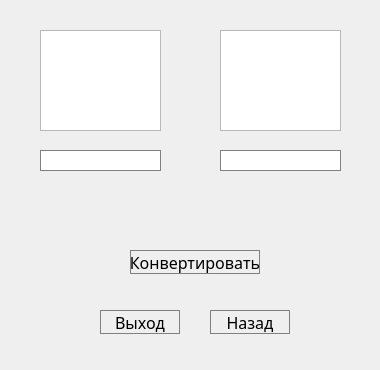
<?xml version="1.0" encoding="UTF-8"?>
<ui version="4.0">
 <class>conv_temp</class>
 <widget class="QWidget" name="conv_temp">
  <property name="geometry">
   <rect>
    <x>0</x>
    <y>0</y>
    <width>380</width>
    <height>370</height>
   </rect>
  </property>
  <property name="minimumSize">
   <size>
    <width>380</width>
    <height>370</height>
   </size>
  </property>
  <property name="maximumSize">
   <size>
    <width>380</width>
    <height>370</height>
   </size>
  </property>
  <property name="windowTitle">
   <string>Form</string>
  </property>
  <widget class="QPushButton" name="t_return">
   <property name="geometry">
    <rect>
     <x>210</x>
     <y>310</y>
     <width>80</width>
     <height>24</height>
    </rect>
   </property>
   <property name="maximumSize">
    <size>
     <width>90</width>
     <height>24</height>
    </size>
   </property>
   <property name="font">
    <font>
     <family>Ubuntu Mono</family>
     <pointsize>12</pointsize>
    </font>
   </property>
   <property name="styleSheet">
    <string notr="true">QPushButton {
   border: 1px solid gray;
}
QPushButton:pressed {
    background-color: qlineargradient(x1: 0, y1: 0, x2: 0, y2: 1,
                                      stop: 0 #dadbde, stop: 1 #f6f7fa);
}</string>
   </property>
   <property name="text">
    <string>Назад</string>
   </property>
  </widget>
  <widget class="QPushButton" name="temp_exit">
   <property name="geometry">
    <rect>
     <x>100</x>
     <y>310</y>
     <width>80</width>
     <height>24</height>
    </rect>
   </property>
   <property name="maximumSize">
    <size>
     <width>90</width>
     <height>24</height>
    </size>
   </property>
   <property name="font">
    <font>
     <family>Ubuntu Mono</family>
     <pointsize>12</pointsize>
    </font>
   </property>
   <property name="styleSheet">
    <string notr="true">QPushButton {
   border: 1px solid gray;
}
QPushButton:pressed {
    background-color: qlineargradient(x1: 0, y1: 0, x2: 0, y2: 1,
                                      stop: 0 #dadbde, stop: 1 #f6f7fa);
}</string>
   </property>
   <property name="text">
    <string>Выход</string>
   </property>
  </widget>
  <widget class="QPushButton" name="t_convert">
   <property name="geometry">
    <rect>
     <x>130</x>
     <y>250</y>
     <width>130</width>
     <height>24</height>
    </rect>
   </property>
   <property name="minimumSize">
    <size>
     <width>130</width>
     <height>24</height>
    </size>
   </property>
   <property name="maximumSize">
    <size>
     <width>130</width>
     <height>24</height>
    </size>
   </property>
   <property name="font">
    <font>
     <family>Ubuntu Mono</family>
     <pointsize>12</pointsize>
    </font>
   </property>
   <property name="styleSheet">
    <string notr="true">QPushButton {
   border: 1px solid gray;
}
QPushButton:pressed {
    background-color: qlineargradient(x1: 0, y1: 0, x2: 0, y2: 1,
                                      stop: 0 #dadbde, stop: 1 #f6f7fa);
}</string>
   </property>
   <property name="text">
    <string>Конвертировать</string>
   </property>
  </widget>
  <widget class="QListWidget" name="LV2">
   <property name="geometry">
    <rect>
     <x>220</x>
     <y>30</y>
     <width>121</width>
     <height>101</height>
    </rect>
   </property>
  </widget>
  <widget class="QLineEdit" name="lineEdit">
   <property name="geometry">
    <rect>
     <x>40</x>
     <y>150</y>
     <width>121</width>
     <height>21</height>
    </rect>
   </property>
   <property name="font">
    <font>
     <family>Ubuntu Mono</family>
     <pointsize>12</pointsize>
    </font>
   </property>
   <property name="styleSheet">
    <string notr="true"> qproperty-alignment: 'AlignVCenter | AlignRight';
  border: 1px solid gray;</string>
   </property>
  </widget>
  <widget class="QLabel" name="result">
   <property name="geometry">
    <rect>
     <x>220</x>
     <y>150</y>
     <width>121</width>
     <height>21</height>
    </rect>
   </property>
   <property name="font">
    <font>
     <family>Ubuntu Mono</family>
     <pointsize>12</pointsize>
    </font>
   </property>
   <property name="autoFillBackground">
    <bool>false</bool>
   </property>
   <property name="styleSheet">
    <string notr="true">background-color : white;
 qproperty-alignment: 'AlignVCenter | AlignRight';
  border: 1px solid gray;</string>
   </property>
   <property name="text">
    <string/>
   </property>
  </widget>
  <widget class="QListWidget" name="LV1">
   <property name="geometry">
    <rect>
     <x>40</x>
     <y>30</y>
     <width>121</width>
     <height>101</height>
    </rect>
   </property>
  </widget>
 </widget>
 <resources/>
 <connections/>
</ui>
